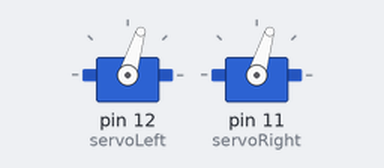
The sketch below on a simulated Arduino Uno, built with avr-gcc and run on an emulated ATmega328P. Shown: 2 × servo.

Above: at 0.1 s.
At 0.7 s:
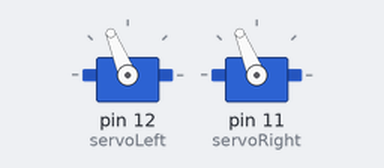
At 1.3 s:
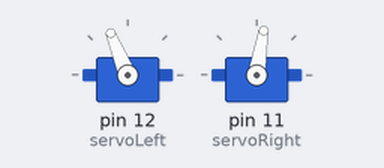
At 12.3 s:
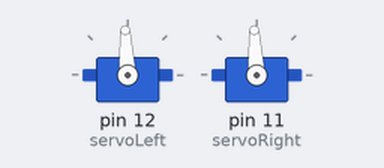
Timing chart, 0 to 13.8 s (numbered marks = the images above):
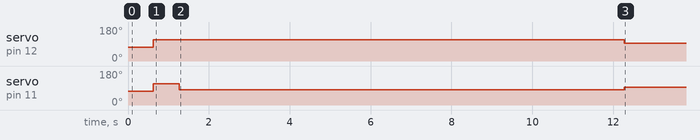

The sketch:

BothServosStayStill.ino
```cpp
/*
 Robotics with the BOE Shield – BothServosStayStill
 Generate signals to make the servos stay still for centering.
 */

#include <Servo.h>                           // Include servo library

Servo servoLeft;                             // Declare left servo signal
Servo servoRight;                            // Declare right servo signal

void setup()                                 // Built in initialization block
{
  servoLeft.attach(12);                      // Attach left signal to P11
  servoRight.attach(11);                      // Attach left signal to P12

  servoLeft.writeMicroseconds(1500);         // 1.5 ms stay still sig, pin 11
  servoRight.writeMicroseconds(1500);


   servoLeft.writeMicroseconds(1300);
  servoRight.writeMicroseconds(1300);
  delay(620);
  servoRight.writeMicroseconds(1700);
  servoLeft.writeMicroseconds(1700);
  delay(650);
   servoRight.writeMicroseconds(1375);
   servoLeft.writeMicroseconds(1700);
   delay(11000);
   servoLeft.writeMicroseconds(1500);         // 1.5 ms stay still sig, pin 11
  servoRight.writeMicroseconds(1500);

         // 1.5 ms stay still sig, pin 12
}

void loop()                                  // Main loop auto-repeats
{


}
```

Measured:
- by itself, servo on pin 12 (servoLeft): 73° → 112° at 0.62 s, → 93° 11.7 s later
- by itself, servo on pin 11 (servoRight): 73° → 112° at 0.62 s, → 81° 0.65 s later, → 93° 11.0 s later
